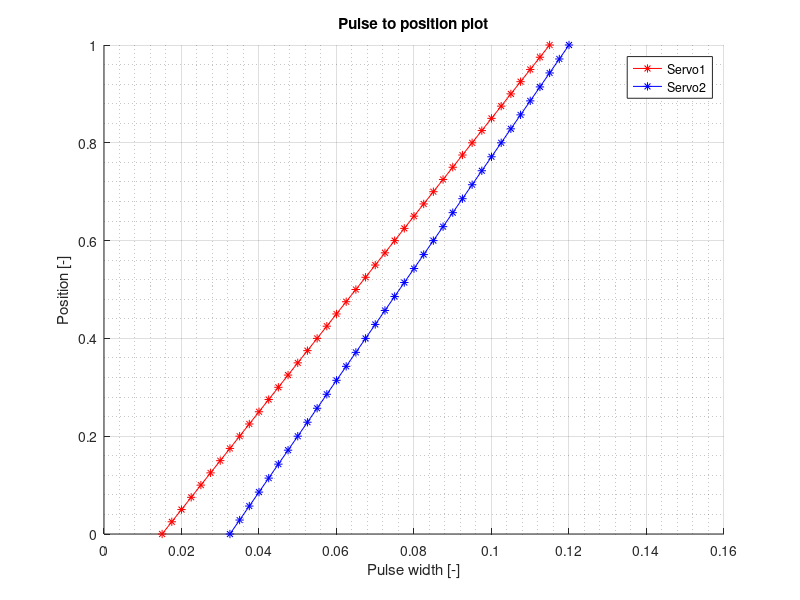

MATLAB code for this plot:
clc, clear variables
%% parameters for mapping 

% Servo 1 - Futaba S3001
% Servo 2 - Reely S-0090

% Increment of pulse width
increment = 0.0025;

% parameters for servo 1
servo1_pulse_start = 0.0150;
servo1_pulse_end = 0.1150;

servo1_pulse_number = (servo1_pulse_end - servo1_pulse_start) / increment;

% parameters for servo 2
servo2_pulse_start = 0.0325;
servo2_pulse_end = 0.1200;

servo2_pulse_number = (servo2_pulse_end - servo2_pulse_start) / increment;

% servos data points calculation
pulse1 = zeros(1, servo1_pulse_number);
pulse1(1) = servo1_pulse_start;

pulse2 = zeros(1, servo2_pulse_number);
pulse2(1) = servo2_pulse_start;

for i = 2:servo1_pulse_number + 1
    pulse1(i) = pulse1(i-1) + increment;
end

for i = 2:servo2_pulse_number + 1
    pulse2(i) = pulse2(i-1) + increment; 
end

% pulse width is mapped to position from range 0 to 1.
% there is a linear relationship between these values.

% calculation of parameters of linear functions
a1 = 1/(pulse1(end) - pulse1(1));
b1 = - pulse1(1) * 1 / (pulse1(end) - pulse1(1));
 
a2 = 1/(pulse2(end) - pulse2(1));
b2 = - pulse2(1) * 1 / (pulse2(end) - pulse2(1));

position1 = a1.*pulse1 + b1;
position2 = a2.*pulse2 + b2; 

% pulse to position plot creation
figure(1)
grid on
grid minor
hold on
plot(pulse1, position1, '-*r');
plot(pulse2, position2, '-*b');

ylim([0, 1])
title('Pulse to position plot')
xlabel('Pulse width [-]')
ylabel('Position [-]')
legend('Servo1','Servo2')